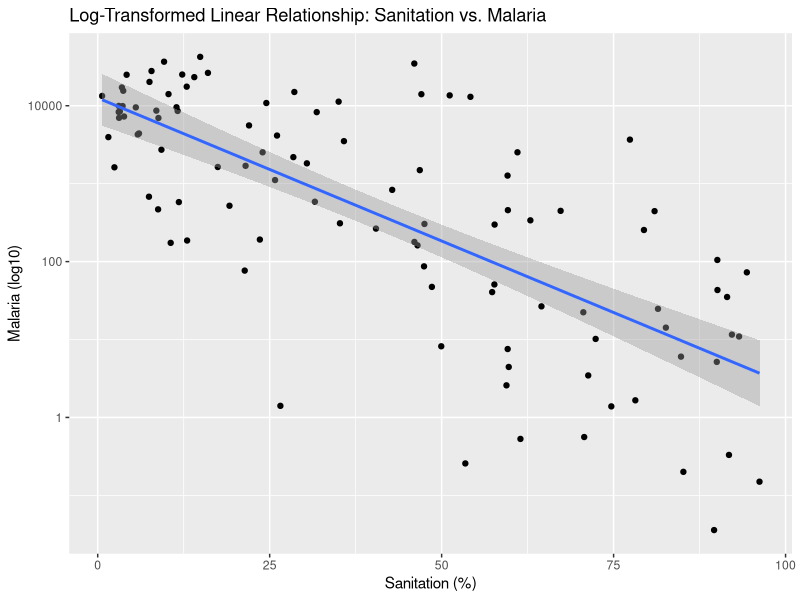

R code for this plot:
## ---- chunk 1
library(tidyverse)
library(knitr)
## ---- chunk 2
malaria <- read_csv("Data/malaria_cases_per_100000_reported.csv")
sanit <- read_csv("Data/at_least_basic_sanitation_rural_access_percent.csv")
## ---- chunk 3
# Get data from 2000 to 2006
years <- c("2000", "2001", "2002", "2003", "2004", "2005", "2006")

malaria_clean <- malaria |>
  select(country, years) |>
  pivot_longer(cols = `2000`:`2006` , names_to = "year", values_to = "malaria") |>
  mutate(
    malaria = case_when(
      str_detect(malaria, "k") ~ as.numeric(str_remove(malaria, "k")) * 1000,
      TRUE ~ as.numeric(malaria)
    )
  )

# Get data from 2000 to 2006
sanit_clean <- sanit |>
  select(country, years) |>
  pivot_longer(cols = `2000`:`2006` , names_to = "year", values_to = "sanit") 

cleaned <- full_join(malaria_clean, sanit_clean, by = join_by(country, year))

cleaned |>
  filter(!is.na(malaria) & !is.na(sanit)) |>
  tail(10)
## ---- chunk 4
cleaned_count <- cleaned |>
  group_by(country) |>
  summarize(sanit = mean(sanit, na.rm = TRUE),
            malaria = mean(malaria, na.rm = TRUE)) |>
  ungroup() |>
  filter(!is.na(malaria) & !is.na(sanit),
         malaria > 0)  # exclude zero or negative values for log

# Re-fit linear model with log-transformed malaria
lm_clean <- lm(sanit ~ log10(malaria), data = cleaned_count)

# Plot with transformed y-axis
cleaned_count |>
  ggplot(aes(x = sanit, y = malaria)) + 
  geom_jitter() + 
  geom_smooth(method = "lm", formula = y ~ x) + 
  scale_y_log10() +  # log-transform the y-axis (malaria)
  labs(y = "Malaria (log10)", x = "Sanitation (%)",
       title = "Log-Transformed Linear Relationship: Sanitation vs. Malaria")

